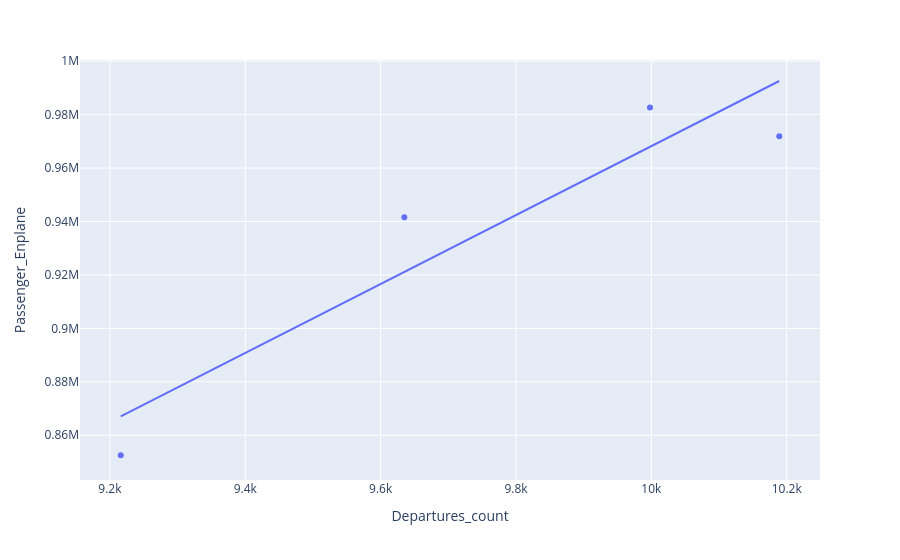

The notebook cell saved with this chart:
### Code cell
fig = px.scatter(
    fvolume_3,
    x='Departures_count',
    y='Passenger_Enplane',
    trendline='ols'   # adds regression line
)

fig.show()

### Figure 1 — Plotly figure (JSON) as saved in the notebook; plotly's stock layout.template omitted (floating-point values rounded to 4 significant figures)
{"data": [{"hovertemplate": "Departures_count=%{x}<br>Passenger_Enplane=%{y}<extra></extra>", "legendgroup": "", "marker": {"color": "#636efa", "symbol": "circle"}, "mode": "markers", "name": "", "orientation": "v", "showlegend": false, "type": "scatter", "x": [10189, 9998, 9635, 9216], "xaxis": "x", "y": [971929, 982710, 941558, 852508], "yaxis": "y"}, {"hovertemplate": "<b>OLS trendline</b><br>Passenger_Enplane = 129.033 * Departures_count + -322120<br>R<sup>2</sup>=0.878270<br><br>Departures_count=%{x}<br>Passenger_Enplane=%{y} <b>(trend)</b><extra></extra>", "legendgroup": "", "marker": {"color": "#636efa", "symbol": "circle"}, "mode": "lines", "name": "", "showlegend": false, "type": "scatter", "x": [9216, 9635, 9998, 10189], "xaxis": "x", "y": [867000.0, 921100.0, 968000.0, 992600.0], "yaxis": "y"}], "layout": {"legend": {"tracegroupgap": 0}, "margin": {"t": 60}, "xaxis": {"anchor": "y", "domain": [0, 1], "title": {"text": "Departures_count"}}, "yaxis": {"anchor": "x", "domain": [0, 1], "title": {"text": "Passenger_Enplane"}}}}
